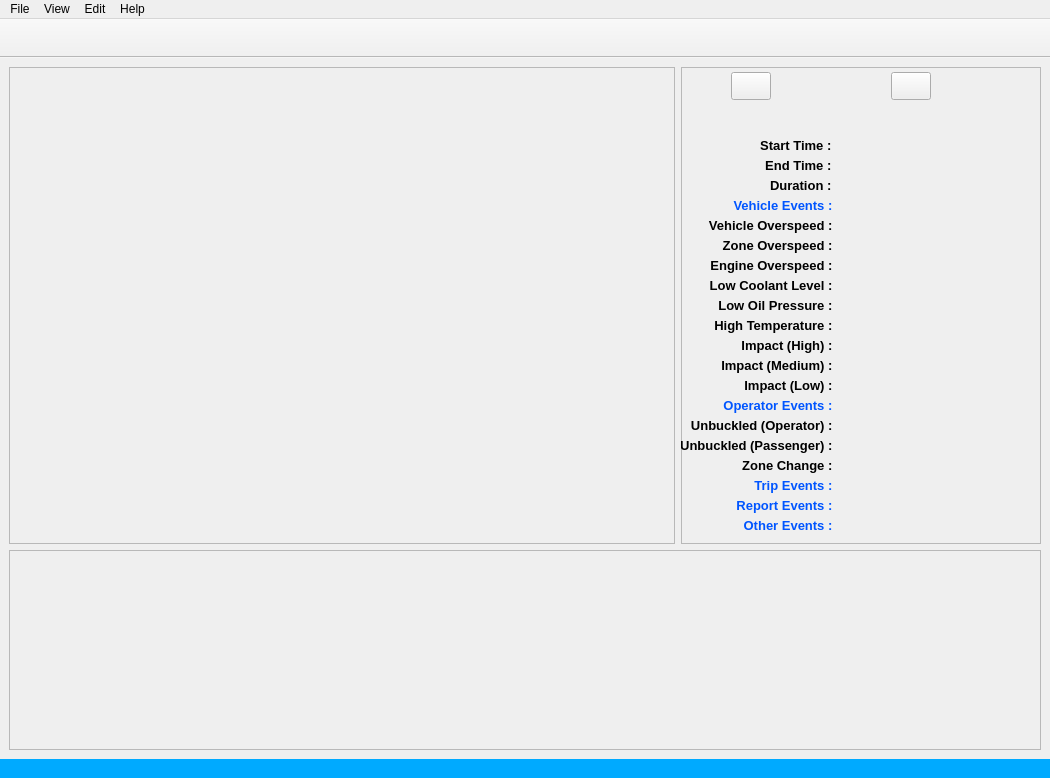
<?xml version="1.0" encoding="UTF-8"?>
<ui version="4.0">
 <class>MainWindow</class>
 <widget class="QMainWindow" name="MainWindow">
  <property name="geometry">
   <rect>
    <x>0</x>
    <y>0</y>
    <width>1050</width>
    <height>778</height>
   </rect>
  </property>
  <property name="windowTitle">
   <string>EarthTrack Log Scraper</string>
  </property>
  <property name="layoutDirection">
   <enum>Qt::LeftToRight</enum>
  </property>
  <widget class="QWidget" name="centralwidget">
   <property name="sizePolicy">
    <sizepolicy hsizetype="Preferred" vsizetype="Expanding">
     <horstretch>0</horstretch>
     <verstretch>0</verstretch>
    </sizepolicy>
   </property>
   <property name="minimumSize">
    <size>
     <width>1050</width>
     <height>695</height>
    </size>
   </property>
   <layout class="QGridLayout" name="gridLayout">
    <item row="0" column="0" rowspan="2">
     <widget class="QFrame" name="TripDataframe">
      <property name="minimumSize">
       <size>
        <width>645</width>
        <height>475</height>
       </size>
      </property>
      <property name="maximumSize">
       <size>
        <width>16777215</width>
        <height>16777215</height>
       </size>
      </property>
      <property name="acceptDrops">
       <bool>false</bool>
      </property>
      <property name="frameShape">
       <enum>QFrame::StyledPanel</enum>
      </property>
      <property name="frameShadow">
       <enum>QFrame::Raised</enum>
      </property>
      <layout class="QGridLayout" name="gridLayout_2">
       <item row="0" column="0">
        <layout class="QVBoxLayout" name="verticalLayout"/>
       </item>
      </layout>
     </widget>
    </item>
    <item row="2" column="0" colspan="2">
     <widget class="QFrame" name="Chartframe">
      <property name="sizePolicy">
       <sizepolicy hsizetype="Preferred" vsizetype="MinimumExpanding">
        <horstretch>0</horstretch>
        <verstretch>0</verstretch>
       </sizepolicy>
      </property>
      <property name="minimumSize">
       <size>
        <width>0</width>
        <height>200</height>
       </size>
      </property>
      <property name="maximumSize">
       <size>
        <width>16777215</width>
        <height>200</height>
       </size>
      </property>
      <property name="frameShape">
       <enum>QFrame::StyledPanel</enum>
      </property>
      <property name="frameShadow">
       <enum>QFrame::Raised</enum>
      </property>
      <layout class="QGridLayout" name="gridLayout_3">
       <property name="leftMargin">
        <number>2</number>
       </property>
       <property name="topMargin">
        <number>0</number>
       </property>
       <property name="rightMargin">
        <number>2</number>
       </property>
       <property name="bottomMargin">
        <number>0</number>
       </property>
       <property name="horizontalSpacing">
        <number>2</number>
       </property>
       <property name="verticalSpacing">
        <number>0</number>
       </property>
       <item row="0" column="0">
        <layout class="QVBoxLayout" name="ChartLayout">
         <property name="spacing">
          <number>0</number>
         </property>
         <property name="leftMargin">
          <number>5</number>
         </property>
         <property name="topMargin">
          <number>0</number>
         </property>
         <property name="rightMargin">
          <number>5</number>
         </property>
         <property name="bottomMargin">
          <number>0</number>
         </property>
        </layout>
       </item>
      </layout>
     </widget>
    </item>
    <item row="0" column="1" rowspan="2">
     <widget class="QFrame" name="TripSummaryframe">
      <property name="sizePolicy">
       <sizepolicy hsizetype="Preferred" vsizetype="Preferred">
        <horstretch>0</horstretch>
        <verstretch>0</verstretch>
       </sizepolicy>
      </property>
      <property name="minimumSize">
       <size>
        <width>360</width>
        <height>475</height>
       </size>
      </property>
      <property name="maximumSize">
       <size>
        <width>360</width>
        <height>16777215</height>
       </size>
      </property>
      <property name="font">
       <font>
        <pointsize>12</pointsize>
        <weight>75</weight>
        <bold>true</bold>
       </font>
      </property>
      <property name="layoutDirection">
       <enum>Qt::LeftToRight</enum>
      </property>
      <property name="frameShape">
       <enum>QFrame::StyledPanel</enum>
      </property>
      <property name="frameShadow">
       <enum>QFrame::Raised</enum>
      </property>
      <widget class="QPushButton" name="PrevTripBtn">
       <property name="geometry">
        <rect>
         <x>50</x>
         <y>5</y>
         <width>40</width>
         <height>28</height>
        </rect>
       </property>
       <property name="text">
        <string/>
       </property>
      </widget>
      <widget class="QPushButton" name="NextTripBtn">
       <property name="geometry">
        <rect>
         <x>210</x>
         <y>5</y>
         <width>40</width>
         <height>28</height>
        </rect>
       </property>
       <property name="text">
        <string/>
       </property>
      </widget>
      <widget class="QLabel" name="TripNoLbl">
       <property name="geometry">
        <rect>
         <x>113</x>
         <y>3</y>
         <width>71</width>
         <height>31</height>
        </rect>
       </property>
       <property name="font">
        <font>
         <pointsize>18</pointsize>
        </font>
       </property>
       <property name="text">
        <string/>
       </property>
       <property name="alignment">
        <set>Qt::AlignCenter</set>
       </property>
      </widget>
      <widget class="QLabel" name="label_2">
       <property name="geometry">
        <rect>
         <x>54</x>
         <y>70</y>
         <width>100</width>
         <height>16</height>
        </rect>
       </property>
       <property name="minimumSize">
        <size>
         <width>100</width>
         <height>0</height>
        </size>
       </property>
       <property name="font">
        <font>
         <pointsize>10</pointsize>
        </font>
       </property>
       <property name="text">
        <string>Start Time : </string>
       </property>
       <property name="alignment">
        <set>Qt::AlignRight|Qt::AlignTrailing|Qt::AlignVCenter</set>
       </property>
      </widget>
      <widget class="QLabel" name="StartTimeLbl">
       <property name="geometry">
        <rect>
         <x>160</x>
         <y>70</y>
         <width>191</width>
         <height>16</height>
        </rect>
       </property>
       <property name="minimumSize">
        <size>
         <width>150</width>
         <height>0</height>
        </size>
       </property>
       <property name="font">
        <font>
         <pointsize>10</pointsize>
         <weight>50</weight>
         <bold>false</bold>
        </font>
       </property>
       <property name="text">
        <string/>
       </property>
      </widget>
      <widget class="QLabel" name="label_5">
       <property name="geometry">
        <rect>
         <x>54</x>
         <y>90</y>
         <width>100</width>
         <height>16</height>
        </rect>
       </property>
       <property name="minimumSize">
        <size>
         <width>100</width>
         <height>0</height>
        </size>
       </property>
       <property name="font">
        <font>
         <pointsize>10</pointsize>
        </font>
       </property>
       <property name="text">
        <string>End Time : </string>
       </property>
       <property name="alignment">
        <set>Qt::AlignRight|Qt::AlignTrailing|Qt::AlignVCenter</set>
       </property>
      </widget>
      <widget class="QLabel" name="EndTimeLbl">
       <property name="geometry">
        <rect>
         <x>160</x>
         <y>90</y>
         <width>191</width>
         <height>16</height>
        </rect>
       </property>
       <property name="minimumSize">
        <size>
         <width>150</width>
         <height>0</height>
        </size>
       </property>
       <property name="font">
        <font>
         <pointsize>10</pointsize>
         <weight>50</weight>
         <bold>false</bold>
        </font>
       </property>
       <property name="text">
        <string/>
       </property>
      </widget>
      <widget class="QLabel" name="label_3">
       <property name="geometry">
        <rect>
         <x>54</x>
         <y>110</y>
         <width>100</width>
         <height>16</height>
        </rect>
       </property>
       <property name="minimumSize">
        <size>
         <width>100</width>
         <height>0</height>
        </size>
       </property>
       <property name="font">
        <font>
         <pointsize>10</pointsize>
         <weight>75</weight>
         <bold>true</bold>
        </font>
       </property>
       <property name="text">
        <string>Duration : </string>
       </property>
       <property name="alignment">
        <set>Qt::AlignRight|Qt::AlignTrailing|Qt::AlignVCenter</set>
       </property>
      </widget>
      <widget class="QLabel" name="TripDurationLbl">
       <property name="geometry">
        <rect>
         <x>160</x>
         <y>110</y>
         <width>191</width>
         <height>16</height>
        </rect>
       </property>
       <property name="minimumSize">
        <size>
         <width>150</width>
         <height>0</height>
        </size>
       </property>
       <property name="font">
        <font>
         <pointsize>10</pointsize>
         <weight>50</weight>
         <bold>false</bold>
        </font>
       </property>
       <property name="text">
        <string/>
       </property>
      </widget>
      <widget class="QLabel" name="label_4">
       <property name="geometry">
        <rect>
         <x>0</x>
         <y>130</y>
         <width>155</width>
         <height>16</height>
        </rect>
       </property>
       <property name="minimumSize">
        <size>
         <width>0</width>
         <height>0</height>
        </size>
       </property>
       <property name="font">
        <font>
         <pointsize>10</pointsize>
         <weight>75</weight>
         <bold>true</bold>
        </font>
       </property>
       <property name="styleSheet">
        <string notr="true">color: rgb(0, 85, 255);</string>
       </property>
       <property name="text">
        <string>Vehicle Events : </string>
       </property>
       <property name="alignment">
        <set>Qt::AlignRight|Qt::AlignTrailing|Qt::AlignVCenter</set>
       </property>
      </widget>
      <widget class="QLabel" name="VehicleEventsLbl">
       <property name="geometry">
        <rect>
         <x>160</x>
         <y>130</y>
         <width>150</width>
         <height>16</height>
        </rect>
       </property>
       <property name="minimumSize">
        <size>
         <width>150</width>
         <height>0</height>
        </size>
       </property>
       <property name="font">
        <font>
         <pointsize>10</pointsize>
         <weight>75</weight>
         <bold>true</bold>
        </font>
       </property>
       <property name="text">
        <string/>
       </property>
      </widget>
      <widget class="QLabel" name="VehicleOverspeedLbl">
       <property name="geometry">
        <rect>
         <x>160</x>
         <y>150</y>
         <width>150</width>
         <height>16</height>
        </rect>
       </property>
       <property name="minimumSize">
        <size>
         <width>150</width>
         <height>0</height>
        </size>
       </property>
       <property name="font">
        <font>
         <pointsize>10</pointsize>
         <weight>50</weight>
         <bold>false</bold>
        </font>
       </property>
       <property name="text">
        <string/>
       </property>
      </widget>
      <widget class="QLabel" name="label_6">
       <property name="geometry">
        <rect>
         <x>0</x>
         <y>150</y>
         <width>155</width>
         <height>16</height>
        </rect>
       </property>
       <property name="minimumSize">
        <size>
         <width>0</width>
         <height>0</height>
        </size>
       </property>
       <property name="font">
        <font>
         <pointsize>10</pointsize>
         <weight>75</weight>
         <bold>true</bold>
        </font>
       </property>
       <property name="text">
        <string>Vehicle Overspeed : </string>
       </property>
       <property name="alignment">
        <set>Qt::AlignRight|Qt::AlignTrailing|Qt::AlignVCenter</set>
       </property>
      </widget>
      <widget class="QLabel" name="ZoneOverspeedLbl">
       <property name="geometry">
        <rect>
         <x>160</x>
         <y>170</y>
         <width>150</width>
         <height>16</height>
        </rect>
       </property>
       <property name="minimumSize">
        <size>
         <width>150</width>
         <height>0</height>
        </size>
       </property>
       <property name="font">
        <font>
         <pointsize>10</pointsize>
         <weight>50</weight>
         <bold>false</bold>
        </font>
       </property>
       <property name="text">
        <string/>
       </property>
      </widget>
      <widget class="QLabel" name="label_7">
       <property name="geometry">
        <rect>
         <x>0</x>
         <y>170</y>
         <width>155</width>
         <height>16</height>
        </rect>
       </property>
       <property name="minimumSize">
        <size>
         <width>0</width>
         <height>0</height>
        </size>
       </property>
       <property name="font">
        <font>
         <pointsize>10</pointsize>
         <weight>75</weight>
         <bold>true</bold>
        </font>
       </property>
       <property name="text">
        <string>Zone Overspeed : </string>
       </property>
       <property name="alignment">
        <set>Qt::AlignRight|Qt::AlignTrailing|Qt::AlignVCenter</set>
       </property>
      </widget>
      <widget class="QLabel" name="EngineOverspeedLbl">
       <property name="geometry">
        <rect>
         <x>160</x>
         <y>190</y>
         <width>150</width>
         <height>16</height>
        </rect>
       </property>
       <property name="minimumSize">
        <size>
         <width>150</width>
         <height>0</height>
        </size>
       </property>
       <property name="font">
        <font>
         <pointsize>10</pointsize>
         <weight>50</weight>
         <bold>false</bold>
        </font>
       </property>
       <property name="text">
        <string/>
       </property>
      </widget>
      <widget class="QLabel" name="label_8">
       <property name="geometry">
        <rect>
         <x>0</x>
         <y>190</y>
         <width>155</width>
         <height>16</height>
        </rect>
       </property>
       <property name="minimumSize">
        <size>
         <width>0</width>
         <height>0</height>
        </size>
       </property>
       <property name="font">
        <font>
         <pointsize>10</pointsize>
         <weight>75</weight>
         <bold>true</bold>
        </font>
       </property>
       <property name="text">
        <string>Engine Overspeed : </string>
       </property>
       <property name="alignment">
        <set>Qt::AlignRight|Qt::AlignTrailing|Qt::AlignVCenter</set>
       </property>
      </widget>
      <widget class="QLabel" name="label_9">
       <property name="geometry">
        <rect>
         <x>0</x>
         <y>210</y>
         <width>155</width>
         <height>16</height>
        </rect>
       </property>
       <property name="minimumSize">
        <size>
         <width>0</width>
         <height>0</height>
        </size>
       </property>
       <property name="font">
        <font>
         <pointsize>10</pointsize>
         <weight>75</weight>
         <bold>true</bold>
        </font>
       </property>
       <property name="text">
        <string>Low Coolant Level : </string>
       </property>
       <property name="alignment">
        <set>Qt::AlignRight|Qt::AlignTrailing|Qt::AlignVCenter</set>
       </property>
      </widget>
      <widget class="QLabel" name="LowCoolantLbl">
       <property name="geometry">
        <rect>
         <x>160</x>
         <y>210</y>
         <width>150</width>
         <height>16</height>
        </rect>
       </property>
       <property name="minimumSize">
        <size>
         <width>150</width>
         <height>0</height>
        </size>
       </property>
       <property name="font">
        <font>
         <pointsize>10</pointsize>
         <weight>50</weight>
         <bold>false</bold>
        </font>
       </property>
       <property name="text">
        <string/>
       </property>
      </widget>
      <widget class="QLabel" name="LowOilPressureLbl">
       <property name="geometry">
        <rect>
         <x>160</x>
         <y>230</y>
         <width>150</width>
         <height>16</height>
        </rect>
       </property>
       <property name="minimumSize">
        <size>
         <width>150</width>
         <height>0</height>
        </size>
       </property>
       <property name="font">
        <font>
         <pointsize>10</pointsize>
         <weight>50</weight>
         <bold>false</bold>
        </font>
       </property>
       <property name="text">
        <string/>
       </property>
      </widget>
      <widget class="QLabel" name="label_10">
       <property name="geometry">
        <rect>
         <x>0</x>
         <y>230</y>
         <width>155</width>
         <height>16</height>
        </rect>
       </property>
       <property name="minimumSize">
        <size>
         <width>0</width>
         <height>0</height>
        </size>
       </property>
       <property name="font">
        <font>
         <pointsize>10</pointsize>
         <weight>75</weight>
         <bold>true</bold>
        </font>
       </property>
       <property name="text">
        <string>Low Oil Pressure : </string>
       </property>
       <property name="alignment">
        <set>Qt::AlignRight|Qt::AlignTrailing|Qt::AlignVCenter</set>
       </property>
      </widget>
      <widget class="QLabel" name="label_11">
       <property name="geometry">
        <rect>
         <x>0</x>
         <y>250</y>
         <width>155</width>
         <height>16</height>
        </rect>
       </property>
       <property name="minimumSize">
        <size>
         <width>0</width>
         <height>0</height>
        </size>
       </property>
       <property name="font">
        <font>
         <pointsize>10</pointsize>
         <weight>75</weight>
         <bold>true</bold>
        </font>
       </property>
       <property name="text">
        <string>High Temperature : </string>
       </property>
       <property name="alignment">
        <set>Qt::AlignRight|Qt::AlignTrailing|Qt::AlignVCenter</set>
       </property>
      </widget>
      <widget class="QLabel" name="HighTemperatureLbl">
       <property name="geometry">
        <rect>
         <x>160</x>
         <y>250</y>
         <width>150</width>
         <height>16</height>
        </rect>
       </property>
       <property name="minimumSize">
        <size>
         <width>150</width>
         <height>0</height>
        </size>
       </property>
       <property name="font">
        <font>
         <pointsize>10</pointsize>
         <weight>50</weight>
         <bold>false</bold>
        </font>
       </property>
       <property name="text">
        <string/>
       </property>
      </widget>
      <widget class="QLabel" name="label_12">
       <property name="geometry">
        <rect>
         <x>0</x>
         <y>270</y>
         <width>155</width>
         <height>16</height>
        </rect>
       </property>
       <property name="minimumSize">
        <size>
         <width>0</width>
         <height>0</height>
        </size>
       </property>
       <property name="font">
        <font>
         <pointsize>10</pointsize>
         <weight>75</weight>
         <bold>true</bold>
        </font>
       </property>
       <property name="text">
        <string>Impact (High) : </string>
       </property>
       <property name="alignment">
        <set>Qt::AlignRight|Qt::AlignTrailing|Qt::AlignVCenter</set>
       </property>
      </widget>
      <widget class="QLabel" name="HiImpactLbl">
       <property name="geometry">
        <rect>
         <x>160</x>
         <y>270</y>
         <width>150</width>
         <height>16</height>
        </rect>
       </property>
       <property name="minimumSize">
        <size>
         <width>150</width>
         <height>0</height>
        </size>
       </property>
       <property name="font">
        <font>
         <pointsize>10</pointsize>
         <weight>50</weight>
         <bold>false</bold>
        </font>
       </property>
       <property name="text">
        <string/>
       </property>
      </widget>
      <widget class="QLabel" name="MidImpactLbl">
       <property name="geometry">
        <rect>
         <x>160</x>
         <y>290</y>
         <width>150</width>
         <height>16</height>
        </rect>
       </property>
       <property name="minimumSize">
        <size>
         <width>150</width>
         <height>0</height>
        </size>
       </property>
       <property name="font">
        <font>
         <pointsize>10</pointsize>
         <weight>50</weight>
         <bold>false</bold>
        </font>
       </property>
       <property name="text">
        <string/>
       </property>
      </widget>
      <widget class="QLabel" name="label_13">
       <property name="geometry">
        <rect>
         <x>0</x>
         <y>290</y>
         <width>155</width>
         <height>16</height>
        </rect>
       </property>
       <property name="minimumSize">
        <size>
         <width>0</width>
         <height>0</height>
        </size>
       </property>
       <property name="font">
        <font>
         <pointsize>10</pointsize>
         <weight>75</weight>
         <bold>true</bold>
        </font>
       </property>
       <property name="text">
        <string>Impact (Medium) : </string>
       </property>
       <property name="alignment">
        <set>Qt::AlignRight|Qt::AlignTrailing|Qt::AlignVCenter</set>
       </property>
      </widget>
      <widget class="QLabel" name="LoImpactLbl">
       <property name="geometry">
        <rect>
         <x>160</x>
         <y>310</y>
         <width>150</width>
         <height>16</height>
        </rect>
       </property>
       <property name="minimumSize">
        <size>
         <width>150</width>
         <height>0</height>
        </size>
       </property>
       <property name="font">
        <font>
         <pointsize>10</pointsize>
         <weight>50</weight>
         <bold>false</bold>
        </font>
       </property>
       <property name="text">
        <string/>
       </property>
      </widget>
      <widget class="QLabel" name="label_14">
       <property name="geometry">
        <rect>
         <x>0</x>
         <y>310</y>
         <width>155</width>
         <height>16</height>
        </rect>
       </property>
       <property name="minimumSize">
        <size>
         <width>0</width>
         <height>0</height>
        </size>
       </property>
       <property name="font">
        <font>
         <pointsize>10</pointsize>
         <weight>75</weight>
         <bold>true</bold>
        </font>
       </property>
       <property name="text">
        <string>Impact (Low) : </string>
       </property>
       <property name="alignment">
        <set>Qt::AlignRight|Qt::AlignTrailing|Qt::AlignVCenter</set>
       </property>
      </widget>
      <widget class="QLabel" name="UnbuckledOpLbl">
       <property name="geometry">
        <rect>
         <x>160</x>
         <y>350</y>
         <width>150</width>
         <height>16</height>
        </rect>
       </property>
       <property name="minimumSize">
        <size>
         <width>150</width>
         <height>0</height>
        </size>
       </property>
       <property name="font">
        <font>
         <pointsize>10</pointsize>
         <weight>50</weight>
         <bold>false</bold>
        </font>
       </property>
       <property name="text">
        <string/>
       </property>
      </widget>
      <widget class="QLabel" name="label_15">
       <property name="geometry">
        <rect>
         <x>0</x>
         <y>350</y>
         <width>155</width>
         <height>16</height>
        </rect>
       </property>
       <property name="minimumSize">
        <size>
         <width>0</width>
         <height>0</height>
        </size>
       </property>
       <property name="font">
        <font>
         <pointsize>10</pointsize>
         <weight>75</weight>
         <bold>true</bold>
        </font>
       </property>
       <property name="text">
        <string>Unbuckled (Operator) : </string>
       </property>
       <property name="alignment">
        <set>Qt::AlignRight|Qt::AlignTrailing|Qt::AlignVCenter</set>
       </property>
      </widget>
      <widget class="QLabel" name="label_16">
       <property name="geometry">
        <rect>
         <x>0</x>
         <y>370</y>
         <width>155</width>
         <height>16</height>
        </rect>
       </property>
       <property name="minimumSize">
        <size>
         <width>0</width>
         <height>0</height>
        </size>
       </property>
       <property name="font">
        <font>
         <pointsize>10</pointsize>
         <weight>75</weight>
         <bold>true</bold>
        </font>
       </property>
       <property name="text">
        <string>Unbuckled (Passenger) : </string>
       </property>
       <property name="alignment">
        <set>Qt::AlignRight|Qt::AlignTrailing|Qt::AlignVCenter</set>
       </property>
      </widget>
      <widget class="QLabel" name="UnbuckledPassLbl">
       <property name="geometry">
        <rect>
         <x>160</x>
         <y>370</y>
         <width>150</width>
         <height>16</height>
        </rect>
       </property>
       <property name="minimumSize">
        <size>
         <width>150</width>
         <height>0</height>
        </size>
       </property>
       <property name="font">
        <font>
         <pointsize>10</pointsize>
         <weight>50</weight>
         <bold>false</bold>
        </font>
       </property>
       <property name="text">
        <string/>
       </property>
      </widget>
      <widget class="QLabel" name="label_17">
       <property name="geometry">
        <rect>
         <x>0</x>
         <y>330</y>
         <width>155</width>
         <height>16</height>
        </rect>
       </property>
       <property name="minimumSize">
        <size>
         <width>0</width>
         <height>0</height>
        </size>
       </property>
       <property name="font">
        <font>
         <pointsize>10</pointsize>
         <weight>75</weight>
         <bold>true</bold>
        </font>
       </property>
       <property name="styleSheet">
        <string notr="true">color: rgb(0, 85, 255);</string>
       </property>
       <property name="text">
        <string>Operator Events : </string>
       </property>
       <property name="alignment">
        <set>Qt::AlignRight|Qt::AlignTrailing|Qt::AlignVCenter</set>
       </property>
      </widget>
      <widget class="QLabel" name="OperatorEventsLbl">
       <property name="geometry">
        <rect>
         <x>160</x>
         <y>330</y>
         <width>150</width>
         <height>16</height>
        </rect>
       </property>
       <property name="minimumSize">
        <size>
         <width>150</width>
         <height>0</height>
        </size>
       </property>
       <property name="font">
        <font>
         <pointsize>10</pointsize>
         <weight>75</weight>
         <bold>true</bold>
        </font>
       </property>
       <property name="text">
        <string/>
       </property>
      </widget>
      <widget class="QLabel" name="OtherEventsLbl">
       <property name="geometry">
        <rect>
         <x>160</x>
         <y>450</y>
         <width>150</width>
         <height>16</height>
        </rect>
       </property>
       <property name="minimumSize">
        <size>
         <width>150</width>
         <height>0</height>
        </size>
       </property>
       <property name="font">
        <font>
         <pointsize>10</pointsize>
         <weight>75</weight>
         <bold>true</bold>
        </font>
       </property>
       <property name="text">
        <string/>
       </property>
      </widget>
      <widget class="QLabel" name="OtherEventsStaticLbl">
       <property name="geometry">
        <rect>
         <x>0</x>
         <y>450</y>
         <width>155</width>
         <height>16</height>
        </rect>
       </property>
       <property name="minimumSize">
        <size>
         <width>0</width>
         <height>0</height>
        </size>
       </property>
       <property name="font">
        <font>
         <pointsize>10</pointsize>
         <weight>75</weight>
         <bold>true</bold>
        </font>
       </property>
       <property name="styleSheet">
        <string notr="true">color: rgb(255, 255, 255);
color: rgb(0, 85, 255);</string>
       </property>
       <property name="text">
        <string>Other Events : </string>
       </property>
       <property name="alignment">
        <set>Qt::AlignRight|Qt::AlignTrailing|Qt::AlignVCenter</set>
       </property>
      </widget>
      <widget class="QLabel" name="label_19">
       <property name="geometry">
        <rect>
         <x>0</x>
         <y>390</y>
         <width>155</width>
         <height>16</height>
        </rect>
       </property>
       <property name="minimumSize">
        <size>
         <width>0</width>
         <height>0</height>
        </size>
       </property>
       <property name="font">
        <font>
         <pointsize>10</pointsize>
         <weight>75</weight>
         <bold>true</bold>
        </font>
       </property>
       <property name="text">
        <string>Zone Change : </string>
       </property>
       <property name="alignment">
        <set>Qt::AlignRight|Qt::AlignTrailing|Qt::AlignVCenter</set>
       </property>
      </widget>
      <widget class="QLabel" name="ZoneChangeLbl">
       <property name="geometry">
        <rect>
         <x>160</x>
         <y>390</y>
         <width>150</width>
         <height>16</height>
        </rect>
       </property>
       <property name="minimumSize">
        <size>
         <width>150</width>
         <height>0</height>
        </size>
       </property>
       <property name="font">
        <font>
         <pointsize>10</pointsize>
         <weight>50</weight>
         <bold>false</bold>
        </font>
       </property>
       <property name="text">
        <string/>
       </property>
      </widget>
      <widget class="QLabel" name="TripEventsLbl">
       <property name="geometry">
        <rect>
         <x>160</x>
         <y>410</y>
         <width>150</width>
         <height>16</height>
        </rect>
       </property>
       <property name="minimumSize">
        <size>
         <width>150</width>
         <height>0</height>
        </size>
       </property>
       <property name="font">
        <font>
         <pointsize>10</pointsize>
         <weight>75</weight>
         <bold>true</bold>
        </font>
       </property>
       <property name="text">
        <string/>
       </property>
      </widget>
      <widget class="QLabel" name="label_20">
       <property name="geometry">
        <rect>
         <x>0</x>
         <y>410</y>
         <width>155</width>
         <height>16</height>
        </rect>
       </property>
       <property name="minimumSize">
        <size>
         <width>0</width>
         <height>0</height>
        </size>
       </property>
       <property name="font">
        <font>
         <pointsize>10</pointsize>
         <weight>75</weight>
         <bold>true</bold>
        </font>
       </property>
       <property name="styleSheet">
        <string notr="true">color: rgb(0, 85, 255);</string>
       </property>
       <property name="text">
        <string>Trip Events : </string>
       </property>
       <property name="alignment">
        <set>Qt::AlignRight|Qt::AlignTrailing|Qt::AlignVCenter</set>
       </property>
      </widget>
      <widget class="QLabel" name="label_21">
       <property name="geometry">
        <rect>
         <x>0</x>
         <y>430</y>
         <width>155</width>
         <height>16</height>
        </rect>
       </property>
       <property name="minimumSize">
        <size>
         <width>0</width>
         <height>0</height>
        </size>
       </property>
       <property name="font">
        <font>
         <pointsize>10</pointsize>
         <weight>75</weight>
         <bold>true</bold>
        </font>
       </property>
       <property name="styleSheet">
        <string notr="true">color: rgb(0, 85, 255);</string>
       </property>
       <property name="text">
        <string>Report Events : </string>
       </property>
       <property name="alignment">
        <set>Qt::AlignRight|Qt::AlignTrailing|Qt::AlignVCenter</set>
       </property>
      </widget>
      <widget class="QLabel" name="ReportEventsLbl">
       <property name="geometry">
        <rect>
         <x>160</x>
         <y>430</y>
         <width>150</width>
         <height>16</height>
        </rect>
       </property>
       <property name="minimumSize">
        <size>
         <width>150</width>
         <height>0</height>
        </size>
       </property>
       <property name="font">
        <font>
         <pointsize>10</pointsize>
         <weight>75</weight>
         <bold>true</bold>
        </font>
       </property>
       <property name="text">
        <string/>
       </property>
      </widget>
      <widget class="QLabel" name="TripIdLbl">
       <property name="geometry">
        <rect>
         <x>104</x>
         <y>30</y>
         <width>91</width>
         <height>31</height>
        </rect>
       </property>
       <property name="font">
        <font>
         <pointsize>12</pointsize>
        </font>
       </property>
       <property name="text">
        <string/>
       </property>
       <property name="alignment">
        <set>Qt::AlignCenter</set>
       </property>
      </widget>
     </widget>
    </item>
   </layout>
  </widget>
  <widget class="QMenuBar" name="menubar">
   <property name="geometry">
    <rect>
     <x>0</x>
     <y>0</y>
     <width>1050</width>
     <height>22</height>
    </rect>
   </property>
   <widget class="QMenu" name="menuFile">
    <property name="title">
     <string>File</string>
    </property>
    <widget class="QMenu" name="menuExport_Report">
     <property name="title">
      <string>Export Report</string>
     </property>
     <addaction name="actionExportCurrentTrip"/>
     <addaction name="actionExportAllTrips"/>
    </widget>
    <addaction name="actionLoadLog"/>
    <addaction name="menuExport_Report"/>
    <addaction name="separator"/>
    <addaction name="actionQuit"/>
   </widget>
   <widget class="QMenu" name="menuHelp">
    <property name="title">
     <string>Help</string>
    </property>
    <addaction name="actionHelp"/>
    <addaction name="actionChangeLog"/>
    <addaction name="actionAbout"/>
   </widget>
   <widget class="QMenu" name="menuView">
    <property name="title">
     <string>View</string>
    </property>
    <addaction name="actionShowInputEvents"/>
    <addaction name="actionShowOtherEvents"/>
    <addaction name="actionShowDebugEvents"/>
    <addaction name="actionShowOutOfTripEvents"/>
   </widget>
   <widget class="QMenu" name="menuEdit">
    <property name="title">
     <string>Edit</string>
    </property>
    <addaction name="actionPreferences"/>
   </widget>
   <addaction name="menuFile"/>
   <addaction name="menuView"/>
   <addaction name="menuEdit"/>
   <addaction name="menuHelp"/>
  </widget>
  <widget class="QStatusBar" name="statusbar">
   <property name="font">
    <font>
     <weight>75</weight>
     <bold>true</bold>
    </font>
   </property>
   <property name="autoFillBackground">
    <bool>false</bool>
   </property>
   <property name="styleSheet">
    <string notr="true">background-color: rgb(0, 170, 255);
border-color: rgb(0, 170, 255);</string>
   </property>
   <property name="sizeGripEnabled">
    <bool>false</bool>
   </property>
  </widget>
  <widget class="QToolBar" name="toolBar">
   <property name="font">
    <font>
     <italic>true</italic>
    </font>
   </property>
   <property name="windowTitle">
    <string>toolBar</string>
   </property>
   <property name="autoFillBackground">
    <bool>false</bool>
   </property>
   <property name="movable">
    <bool>false</bool>
   </property>
   <property name="allowedAreas">
    <set>Qt::TopToolBarArea</set>
   </property>
   <property name="toolButtonStyle">
    <enum>Qt::ToolButtonFollowStyle</enum>
   </property>
   <attribute name="toolBarArea">
    <enum>TopToolBarArea</enum>
   </attribute>
   <attribute name="toolBarBreak">
    <bool>false</bool>
   </attribute>
   <addaction name="actionExpandAllLevels"/>
   <addaction name="actionCollapseAllLevels"/>
  </widget>
  <action name="actionAbout">
   <property name="text">
    <string>About</string>
   </property>
  </action>
  <action name="actionLoadLog">
   <property name="text">
    <string>Load log file</string>
   </property>
  </action>
  <action name="actionQuit">
   <property name="text">
    <string>Quit</string>
   </property>
  </action>
  <action name="actionExpandAllLevels">
   <property name="enabled">
    <bool>false</bool>
   </property>
   <property name="text">
    <string/>
   </property>
   <property name="toolTip">
    <string>Expand all Trip Data levels</string>
   </property>
  </action>
  <action name="actionCollapseAllLevels">
   <property name="enabled">
    <bool>false</bool>
   </property>
   <property name="text">
    <string/>
   </property>
   <property name="toolTip">
    <string>Collapse all Trip Data levels</string>
   </property>
  </action>
  <action name="actionHelp">
   <property name="text">
    <string>Help</string>
   </property>
  </action>
  <action name="actionChangeLog">
   <property name="text">
    <string>Change Log</string>
   </property>
  </action>
  <action name="actionShowInputEvents">
   <property name="checkable">
    <bool>true</bool>
   </property>
   <property name="text">
    <string>Show Input Events</string>
   </property>
  </action>
  <action name="actionShowOtherEvents">
   <property name="checkable">
    <bool>true</bool>
   </property>
   <property name="text">
    <string>Show Other Events</string>
   </property>
  </action>
  <action name="actionShowDebugEvents">
   <property name="checkable">
    <bool>true</bool>
   </property>
   <property name="text">
    <string>Show Debug Events</string>
   </property>
  </action>
  <action name="actionShowOutOfTripEvents">
   <property name="checkable">
    <bool>true</bool>
   </property>
   <property name="text">
    <string>Show Out of Trip Events</string>
   </property>
  </action>
  <action name="actionExportCurrentTrip">
   <property name="text">
    <string>Currently Selected Trip</string>
   </property>
  </action>
  <action name="actionExportAllTrips">
   <property name="text">
    <string>All Trips</string>
   </property>
  </action>
  <action name="actionPreferences">
   <property name="text">
    <string>Preferences</string>
   </property>
  </action>
 </widget>
 <resources/>
 <connections/>
</ui>
